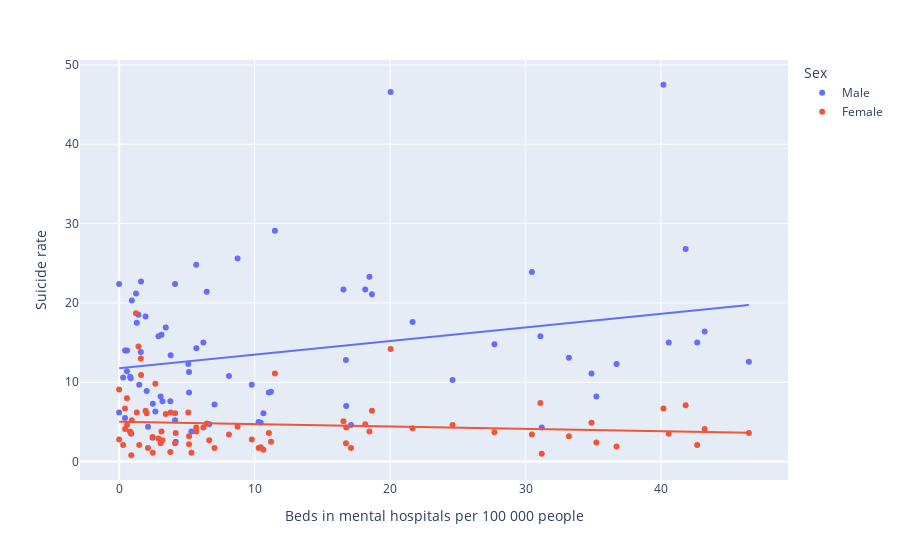

Here is the notebook cell this chart was saved with:
### Markdown cell above
This seems like the most basic statistic there is, and that positive trend is worrying. Even if you look at that tempting river and cut it down to <0.1, the data make an annoying concave shape. But that's okay. This is a good time to mention that there are basically three "genres of accommodation" in the dataset:

* Facilities (per 100 000 people: mental hospitals, *beds in* mental hospitals, mental health units in general hospitals, *beds for mental health in* general hospitals, mental health outpatient facilities, mental health day treatment facilities, community residential facilities, and *beds in* community residential facilities)
* People (working in the mental health sector, per 100 000 people: psychiatrists, nurses, social workers, and psychologists)
* Government (fraction of government expenditure on mental health which was on mental hospitals, whether the country has a standalone law for mental health, when this law was enacted, whether the country has a standalone policy or plan for mental health, and when this policy was published)

Surely the number of beds is a better measure than the number of facilities, right?

### Code cell
fig = px.scatter(df2016g[df2016g["mental_h_beds_per_100k"] < 50], x="mental_h_beds_per_100k", y="suicide_rate", trendline="ols", color="sex")
fig.update_xaxes(title_text="Beds in mental hospitals per 100 000 people"); fig.update_yaxes(title_text="Suicide rate")
fig.update_layout(legend_title_text="Sex")
fig.show()

### Figure 1 — Plotly figure (JSON) as saved in the notebook; plotly's stock layout.template omitted (floating-point values rounded to 4 significant figures)
{"data": [{"hovertemplate": "sex=Male<br>mental_h_beds_per_100k=%{x}<br>suicide_rate=%{y}<extra></extra>", "legendgroup": "Male", "marker": {"color": "#636efa", "symbol": "circle"}, "mode": "markers", "name": "Male", "orientation": "v", "showlegend": true, "type": "scatter", "x": [0.296, 0.585, 16.76, 0.896, 40.57, 31.19, 0, 0.434, 33.2, 9.792, 0, 3.125, 16.74, 43.22, 10.46, 0.811, 7.038, 4.126, 8.74, 11.21, 6.217, 36.72, 2.9, 2.033, 10.65, 2.129, 20.04, 1.951, 1.426, 21.66, 18.17, 35.23, 6.649, 1.482, 27.7, 1.6, 40.18, 4.175, 0.854, 3.06, 2.672, 46.48, 18.48, 0.439, 11.05, 0.576, 2.472, 3.779, 3.197, 4.129, 30.47, 5.701, 5.106, 2.483, 3.44, 17.11, 0.935, 34.87, 5.687, 31.09, 42.67, 5.338, 1.618, 6.464, 10.29, 5.158, 1.245, 41.82, 18.66, 24.61, 8.103, 5.161, 3.801, 16.56, 1.304, 11.5], "xaxis": "x", "y": [10.6, 14, 7, 3.5, 15, 4.3, 22.4, 5.5, 13.1, 9.7, 6.2, 16, 12.8, 16.4, 4.9, 10.7, 7.2, 22.4, 25.6, 8.8, 15, 12.3, 15.8, 8.9, 6.1, 4.4, 46.6, 18.3, 18.5, 17.6, 21.7, 8.2, 4.7, 9.7, 14.8, 13.8, 47.5, 2.5, 10.5, 8.2, 6.3, 12.6, 23.3, 14, 8.7, 11.4, 3, 7.6, 7.6, 5.2, 23.9, 14.3, 12.3, 7.3, 16.9, 4.6, 20.3, 11.1, 24.8, 15.8, 15, 3.8, 22.7, 21.4, 5, 11.3, 21.2, 26.8, 21.1, 10.3, 10.8, 8.7, 13.4, 21.7, 17.5, 29.1], "yaxis": "y"}, {"hovertemplate": "<b>OLS trendline</b><br>suicide_rate = 0.171268 * mental_h_beds_per_100k + 11.7722<br>R<sup>2</sup>=0.071624<br><br>sex=Male<br>mental_h_beds_per_100k=%{x}<br>suicide_rate=%{y} <b>(trend)</b><extra></extra>", "legendgroup": "Male", "marker": {"color": "#636efa", "symbol": "circle"}, "mode": "lines", "name": "Male", "showlegend": false, "type": "scatter", "x": [0, 0, 0.296, 0.434, 0.439, 0.576, 0.585, 0.811, 0.854, 0.896, 0.935, 1.245, 1.304, 1.426, 1.482, 1.6, 1.618, 1.951, 2.033, 2.129, 2.472, 2.483, 2.672, 2.9, 3.06, 3.125, 3.197, 3.44, 3.779, 3.801, 4.126, 4.129, 4.175, 5.106, 5.158, 5.161, 5.338, 5.687, 5.701, 6.217, 6.464, 6.649, 7.038, 8.103, 8.74, 9.792, 10.29, 10.46, 10.65, 11.05, 11.21, 11.5, 16.56, 16.74, 16.76, 17.11, 18.17, 18.48, 18.66, 20.04, 21.66, 24.61, 27.7, 30.47, 31.09, 31.19, 33.2, 34.87, 35.23, 36.72, 40.18, 40.57, 41.82, 42.67, 43.22, 46.48], "xaxis": "x", "y": [11.77, 11.77, 11.82, 11.85, 11.85, 11.87, 11.87, 11.91, 11.92, 11.93, 11.93, 11.99, 12.0, 12.02, 12.03, 12.05, 12.05, 12.11, 12.12, 12.14, 12.2, 12.2, 12.23, 12.27, 12.3, 12.31, 12.32, 12.36, 12.42, 12.42, 12.48, 12.48, 12.49, 12.65, 12.66, 12.66, 12.69, 12.75, 12.75, 12.84, 12.88, 12.91, 12.98, 13.16, 13.27, 13.45, 13.54, 13.56, 13.6, 13.67, 13.69, 13.74, 14.61, 14.64, 14.64, 14.7, 14.88, 14.94, 14.97, 15.2, 15.48, 15.99, 16.52, 16.99, 17.1, 17.11, 17.46, 17.74, 17.81, 18.06, 18.65, 18.72, 18.93, 19.08, 19.17, 19.73], "yaxis": "y"}, {"hovertemplate": "sex=Female<br>mental_h_beds_per_100k=%{x}<br>suicide_rate=%{y}<extra></extra>", "legendgroup": "Female", "marker": {"color": "#EF553B", "symbol": "circle"}, "mode": "markers", "name": "Female", "orientation": "v", "showlegend": true, "type": "scatter", "x": [0.296, 0.585, 16.76, 0.896, 40.57, 31.19, 0, 0.434, 33.2, 9.792, 0, 3.125, 16.74, 43.22, 10.46, 0.811, 7.038, 4.126, 8.74, 11.21, 6.217, 36.72, 2.9, 2.033, 10.65, 2.129, 20.04, 1.951, 1.426, 21.66, 18.17, 35.23, 6.649, 1.482, 27.7, 1.6, 40.18, 4.175, 0.854, 3.06, 2.672, 46.48, 18.48, 0.439, 11.05, 0.576, 2.472, 3.779, 3.197, 4.129, 30.47, 5.701, 5.106, 2.483, 3.44, 17.11, 0.935, 34.87, 5.687, 31.09, 42.67, 5.338, 1.618, 6.464, 10.29, 5.158, 1.245, 41.82, 18.66, 24.61, 8.103, 5.161, 3.801, 16.56, 1.304, 11.5], "xaxis": "x", "y": [2.1, 4.6, 4.3, 0.8, 3.5, 1, 9.1, 6.7, 3.2, 2.8, 2.8, 3.8, 2.3, 4.1, 1.8, 3.8, 1.7, 6.1, 4.4, 2.5, 4.3, 1.9, 2.9, 6.1, 1.5, 1.7, 14.2, 6.4, 14.5, 4.2, 4.7, 2.4, 2.7, 2.1, 3.7, 13, 6.7, 3.6, 3.6, 2.3, 9.8, 3.6, 3.8, 4.1, 3.6, 8, 3.1, 1.2, 2.7, 2.3, 3.4, 3.8, 6.2, 1.1, 6, 1.7, 5.2, 4.9, 4.3, 7.4, 2.1, 1.1, 10.9, 4.8, 1.7, 3.2, 18.7, 7.1, 6.4, 4.6, 3.4, 2.2, 6.2, 5.1, 6.2, 11.1], "yaxis": "y"}, {"hovertemplate": "<b>OLS trendline</b><br>suicide_rate = -0.030038 * mental_h_beds_per_100k + 5.03276<br>R<sup>2</sup>=0.014207<br><br>sex=Female<br>mental_h_beds_per_100k=%{x}<br>suicide_rate=%{y} <b>(trend)</b><extra></extra>", "legendgroup": "Female", "marker": {"color": "#EF553B", "symbol": "circle"}, "mode": "lines", "name": "Female", "showlegend": false, "type": "scatter", "x": [0, 0, 0.296, 0.434, 0.439, 0.576, 0.585, 0.811, 0.854, 0.896, 0.935, 1.245, 1.304, 1.426, 1.482, 1.6, 1.618, 1.951, 2.033, 2.129, 2.472, 2.483, 2.672, 2.9, 3.06, 3.125, 3.197, 3.44, 3.779, 3.801, 4.126, 4.129, 4.175, 5.106, 5.158, 5.161, 5.338, 5.687, 5.701, 6.217, 6.464, 6.649, 7.038, 8.103, 8.74, 9.792, 10.29, 10.46, 10.65, 11.05, 11.21, 11.5, 16.56, 16.74, 16.76, 17.11, 18.17, 18.48, 18.66, 20.04, 21.66, 24.61, 27.7, 30.47, 31.09, 31.19, 33.2, 34.87, 35.23, 36.72, 40.18, 40.57, 41.82, 42.67, 43.22, 46.48], "xaxis": "x", "y": [5.033, 5.033, 5.024, 5.02, 5.02, 5.015, 5.015, 5.008, 5.007, 5.006, 5.005, 4.995, 4.994, 4.99, 4.988, 4.985, 4.984, 4.974, 4.972, 4.969, 4.959, 4.958, 4.952, 4.946, 4.941, 4.939, 4.937, 4.929, 4.919, 4.919, 4.909, 4.909, 4.907, 4.879, 4.878, 4.878, 4.872, 4.862, 4.862, 4.846, 4.839, 4.833, 4.821, 4.789, 4.77, 4.739, 4.724, 4.719, 4.713, 4.701, 4.696, 4.687, 4.535, 4.53, 4.529, 4.519, 4.487, 4.478, 4.472, 4.431, 4.382, 4.293, 4.201, 4.118, 4.099, 4.096, 4.035, 3.985, 3.975, 3.93, 3.826, 3.814, 3.777, 3.751, 3.734, 3.636], "yaxis": "y"}], "layout": {"legend": {"title": {"text": "Sex"}, "tracegroupgap": 0}, "margin": {"t": 60}, "xaxis": {"anchor": "y", "domain": [0, 1], "title": {"text": "Beds in mental hospitals per 100 000 people"}}, "yaxis": {"anchor": "x", "domain": [0, 1], "title": {"text": "Suicide rate"}}}}
